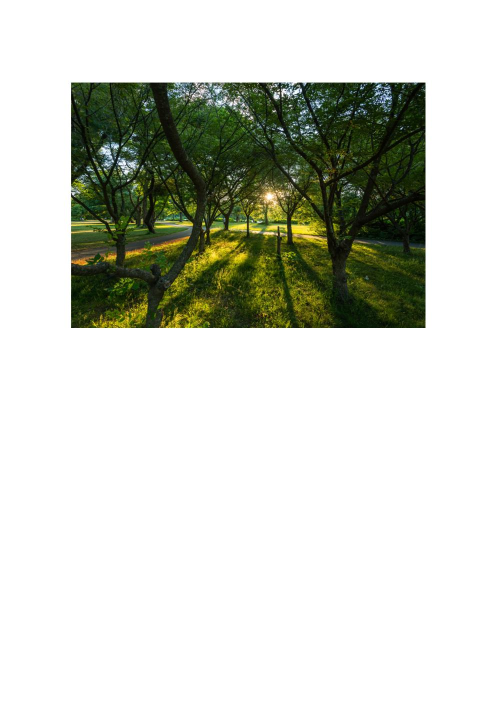
#> input picture Nature image.jpg, 992 x 1403 px (shown at 1/2 size)
$ python 'Cartoon Rendering Using OpenCV.py'
#> lines starting #> are read from the running program, lines starting #| are printed output that depends on the picture; after the words box and inside, x2 and y2 are one past the last pixel; in counts of white or black regions, pixels touching at a corner belong together
import cv2
import numpy as np

# 강아지 사진 이미지 로드
img = cv2.imread('Nature image.jpg')
#> img is the input picture: shape (1403, 992, 3); mean B, G, R 197.8, 207.6, 204.6

#회색조로 변환(컬러 이미지를 흑백 이미지로 바꿔 각 픽셀의 밝기 값만을 남김)
gray = cv2.cvtColor(img, cv2.COLOR_BGR2GRAY)
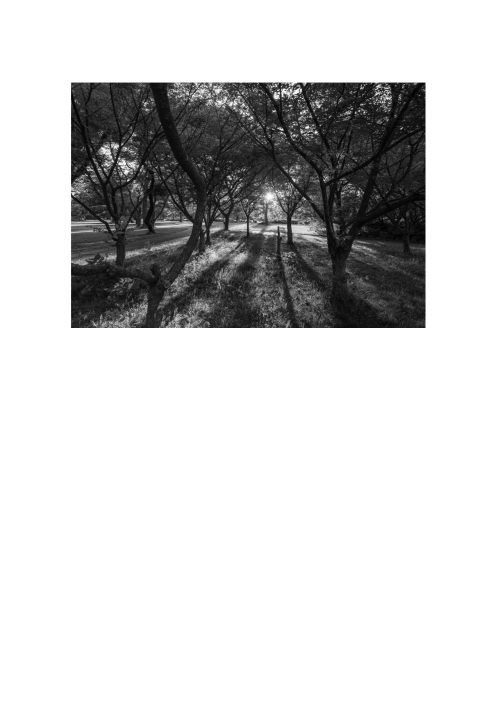
#> gray: shape (1403, 992) (shown at 1/2 size); min 0, max 255, mean 205.6

# 히스토그램 평활화 적용 (대비 향상)
gray = cv2.equalizeHist(gray)
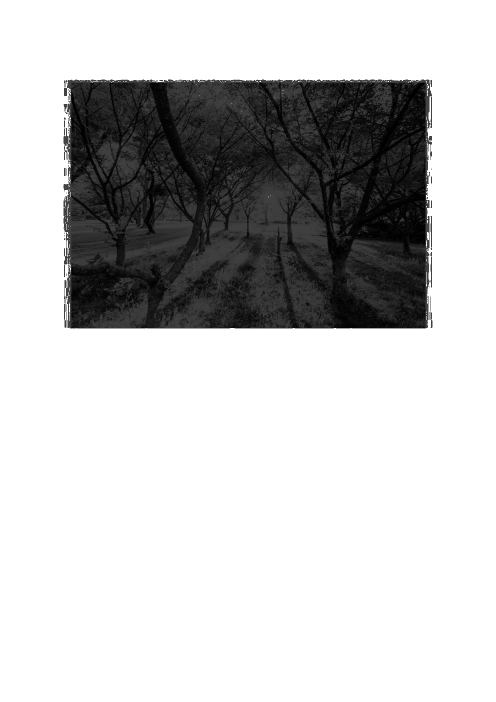
#> gray: shape (1403, 992) (shown at 1/2 size); min 0, max 255, mean 197.7

# 샤프닝 필터 적용 (선명하게 만들기)
kernel = np.array([[-1,-1,-1], [-1,9,-1], [-1,-1,-1]])
gray = cv2.filter2D(gray, -1, kernel)
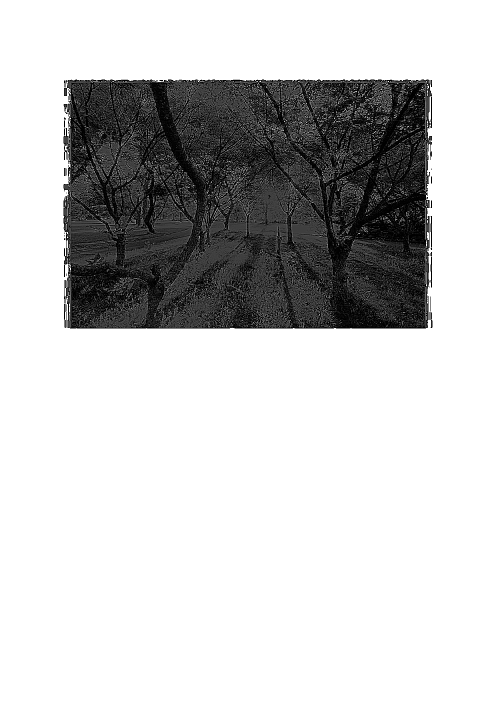
#> gray: shape (1403, 992) (shown at 1/2 size); min 0, max 255, mean 199.9

#노이즈 제거를 위한 가우시안 블러 적용
gray = cv2.GaussianBlur(gray, (5, 5), 0)

#엣지 검출을 위한 thresholding 적용
edges = cv2.adaptiveThreshold(gray, 255, cv2.ADAPTIVE_THRESH_MEAN_C, cv2.THRESH_BINARY, 9, 10)
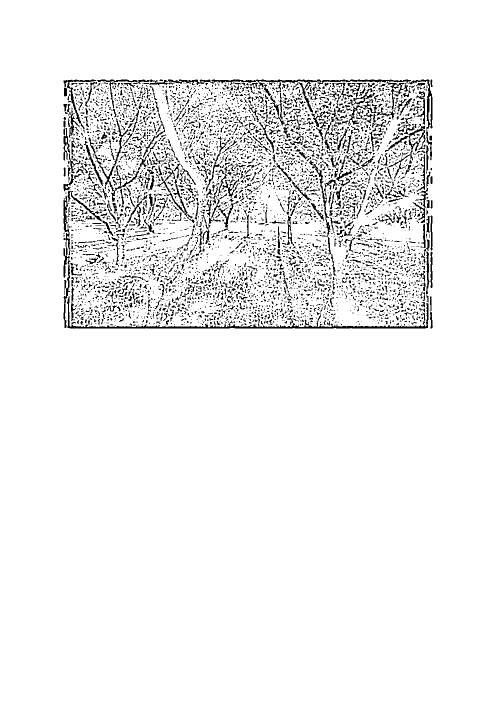
#> edges: shape (1403, 992) (shown at 1/2 size); 93.7% white; black in thin lines or dots, all inside (x1, y1, x2, y2) = (127, 159, 866, 657)

#컬러 이미지를 부드럽게 하기 위해 bilateral filter 적용
color = cv2.bilateralFilter(img, 9, 250, 250)

#엣지와 컬러 결합
cartoon = cv2.bitwise_and(color, color, mask=edges)
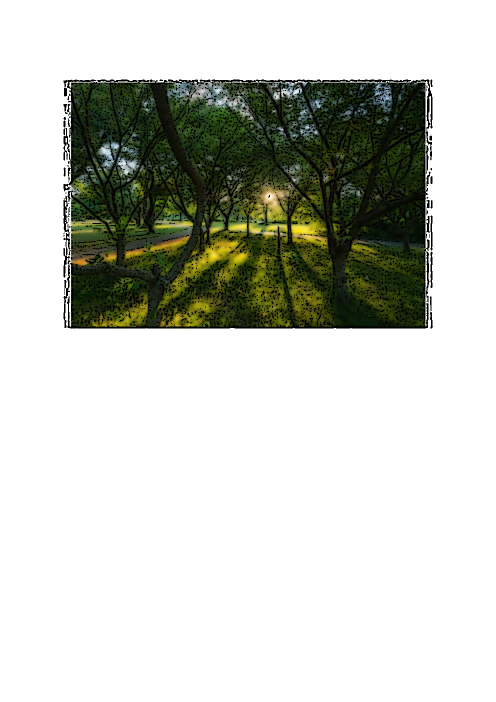
#> cartoon: shape (1403, 992, 3) (shown at 1/2 size); mean B, G, R 194.9, 202.9, 200.6

#이미지 띄우기
cv2.namedWindow("Cartoon Rendering", cv2.WINDOW_NORMAL)
cv2.resizeWindow("Cartoon Rendering", 600, 600)
cv2.imshow("Cartoon Rendering", cartoon)
#키보드 기다리기
cv2.waitKey(0)
#창 닫기
cv2.destroyAllWindows()
